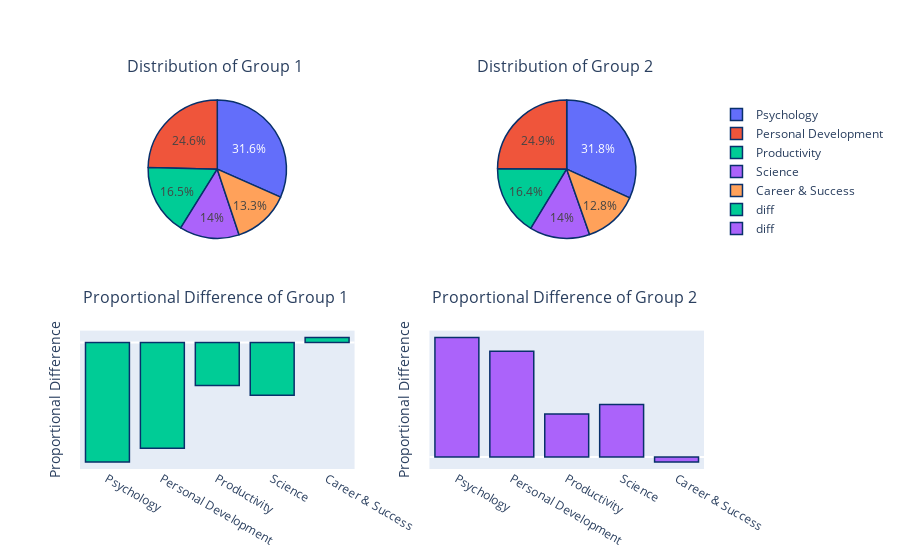

The notebook cell this image was saved under:
### Markdown cell above
#### Do more diverse books (books that are part of more than 1 category) perform bettr in terms of # of subscriptions?
the purpose of this question is to quantify how much each category contributed towards subscriptions

### Code cell
# creating copies of our group data
q3_g1 = group_1.copy()
q3_g2 = group_2.copy()
q3_combined = combined.copy()

# function that calculates the contribution of each category to subscribing users
def cat_contributor_calc(df):
    df_subs = df[df["purchase_at"] == 1]
    users = pd.DataFrame(df_subs["user_id"].unique())
    cat_per_contribution = {}

    for user in users.values:
        user_data = df_subs[df_subs["user_id"] == user[0]]
    
        cats = []
    
        for category in user_data["categories"].values:
            diff_cat = category.split(",")
            diff_cat = [x.strip() for x in diff_cat]
            cats.extend(diff_cat)
    
    
        cats_df = pd.DataFrame(cats)
        contributions = pd.DataFrame(cats_df.value_counts(normalize = True)) * 100
        contributions["cats"] = contributions.index
        contributions["cats"] = contributions["cats"].astype(str)
        contributions["cats"] = contributions["cats"].str.replace("(", "").str.replace(")", "").str.replace(",", "").str.replace("'", "")
        contributions.columns = ["percent", "cat"]
    
        for index, row in contributions.iterrows():
            cat = (row["cat"])
            percent = (row["percent"])
        
            if cat in cat_per_contribution:
                cat_per_contribution[cat] += percent
            else:
                cat_per_contribution[cat] = percent
                
    data = {k: v / users.shape[0] for k,v in cat_per_contribution.items()}
    df = pd.DataFrame.from_dict(data, orient = "index")
    df.columns = ["freq"]
    df = df.sort_values("freq", ascending = False)[:5]
    return df

# gathering the data
cat_cont_g1 = cat_contributor_calc(q3_g1)
cat_cont_g2 = cat_contributor_calc(q3_g2)
cat_cont_combined = cat_contributor_calc(q3_combined)

# graphing the data
grapher(cat_cont_g1, cat_cont_g2, cat_cont_combined, "freq", part_2 = True)

### Figure 1 — Plotly figure (JSON) as saved in the notebook; plotly's stock layout.template omitted (floating-point values rounded to 4 significant figures)
{"data": [{"domain": {"x": [0, 0.44], "y": [0.625, 1]}, "labels": ["Psychology", "Personal Development", "Productivity", "Science", "Career & Success"], "marker": {"line": {"color": "rgb(8,48,107)", "width": 1.5}}, "type": "pie", "values": [13.37, 10.42, 6.986, 5.906, 5.626]}, {"domain": {"x": [0.56, 1], "y": [0.625, 1]}, "labels": ["Psychology", "Personal Development", "Productivity", "Science", "Career & Success"], "marker": {"line": {"color": "rgb(8,48,107)", "width": 1.5}}, "type": "pie", "values": [13.87, 10.86, 7.165, 6.125, 5.605]}, {"marker": {"line": {"color": "rgb(8,48,107)", "width": 1.5}}, "name": "diff", "textposition": "auto", "type": "bar", "x": ["Psychology", "Personal Development", "Productivity", "Science", "Career & Success"], "xaxis": "x", "y": [-0.1106, -0.09783, -0.03975, -0.0487, 0.004666], "yaxis": "y"}, {"marker": {"line": {"color": "rgb(8,48,107)", "width": 1.5}}, "name": "diff", "textposition": "auto", "type": "bar", "x": ["Psychology", "Personal Development", "Productivity", "Science", "Career & Success"], "xaxis": "x2", "y": [0.3868, 0.3422, 0.139, 0.1703, -0.01632], "yaxis": "y2"}], "layout": {"annotations": [{"font": {"size": 16}, "showarrow": false, "text": "Distribution of Group 1 <br> ", "x": 0.22, "xanchor": "center", "xref": "paper", "y": 1, "yanchor": "bottom", "yref": "paper"}, {"font": {"size": 16}, "showarrow": false, "text": "Distribution of Group 2 <br> ", "x": 0.78, "xanchor": "center", "xref": "paper", "y": 1, "yanchor": "bottom", "yref": "paper"}, {"font": {"size": 16}, "showarrow": false, "text": "Proportional Difference of Group 1 <br> ", "x": 0.22, "xanchor": "center", "xref": "paper", "y": 0.375, "yanchor": "bottom", "yref": "paper"}, {"font": {"size": 16}, "showarrow": false, "text": "Proportional Difference of Group 2 <br> ", "x": 0.78, "xanchor": "center", "xref": "paper", "y": 0.375, "yanchor": "bottom", "yref": "paper"}], "xaxis": {"anchor": "y", "domain": [0, 0.44]}, "xaxis2": {"anchor": "y2", "domain": [0.56, 1]}, "yaxis": {"anchor": "x", "domain": [0, 0.375], "showgrid": false, "showticklabels": false, "title": {"text": "Proportional Difference"}}, "yaxis2": {"anchor": "x2", "domain": [0, 0.375], "showgrid": false, "showticklabels": false, "title": {"text": "Proportional Difference"}}}}
